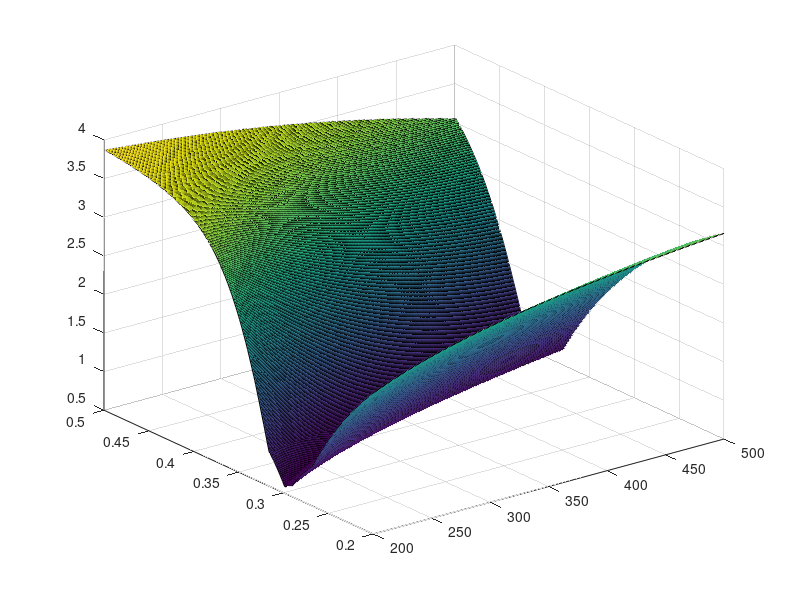
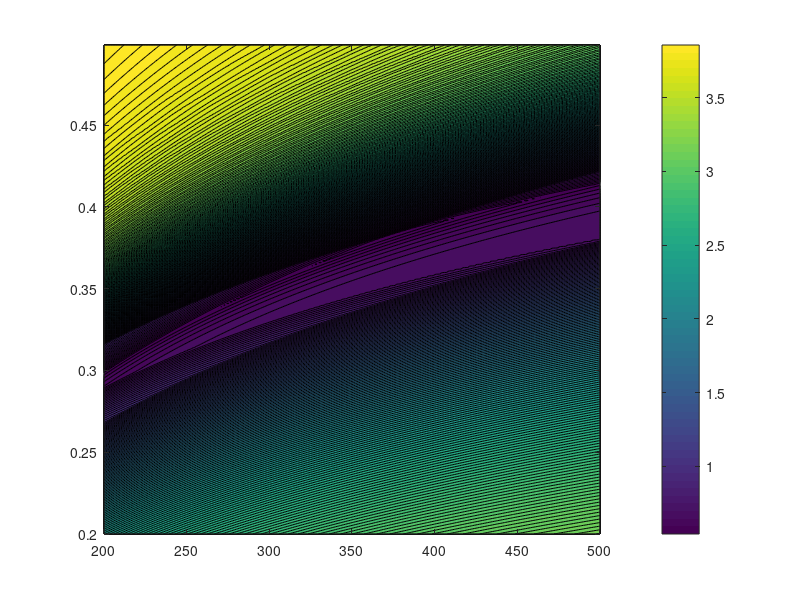

MATLAB code to generate these figures, in order:
MapF = csvread('mapF.csv');
MapF = MapF(:, 2:end);
%MapK = csvread('mapkM.csv');
min(min(MapF))
[K, M]=meshgrid(200:1:500,0.2:0.001:0.499);
figure
surf(K, M, MapF())
figure
contourf(K, M, MapF, 200)
colorbar;
title('');
xlabel('');
ylabel('');